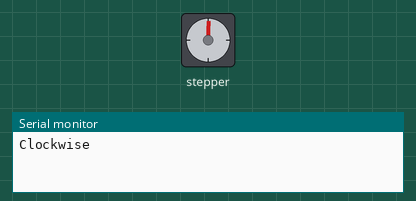
Simulated run of this sketch. Board: Arduino Uno, built with avr-gcc and run on an emulated ATmega328P. On the bench: stepper motor, the last lines printed to the serial monitor. Stepper angles assume 1500 steps per turn.

Above: at 0.05 s.
At 1.0 s:
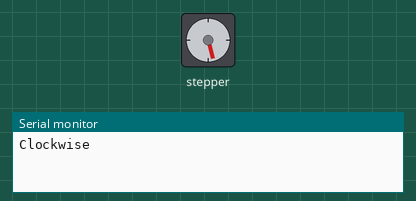
At 2.0 s:
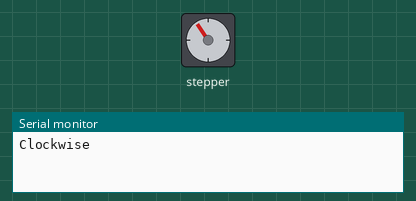
At 4.35 s:
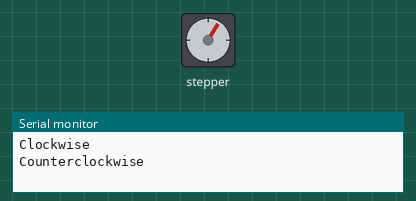
Timing chart, 0 to 6.5 s (numbered marks = the images above):
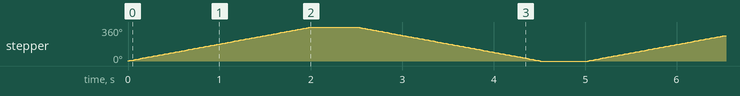

Measured:
- by itself, stepper: turns 360° clockwise in 2.0 s, then 360° counter-clockwise in 2.0 s, repeating every 5.0 s

The sketch:

sketch_jul03a.ino
```cpp
/*
  Project Name: Stepper motor 28BYJ-48
  Written by: Kelvin Kedyson Zacharia (BSc.TE-UDSM)
  Date: 3rd July, 2020
*/

#include <Stepper.h>

const int stepsPerRevolution = 1500;

Stepper myStepper(stepsPerRevolution, 8,10,9,11);

void setup(){
  //setting the speed at 30rpm
  myStepper.setSpeed(30);
  Serial.begin(9600);
}

void loop(){
  Serial.println("Clockwise");
  myStepper.step(stepsPerRevolution);
  delay(500);

  Serial.println("Counterclockwise");
  myStepper.step(-stepsPerRevolution);
  delay(500);
}
```
